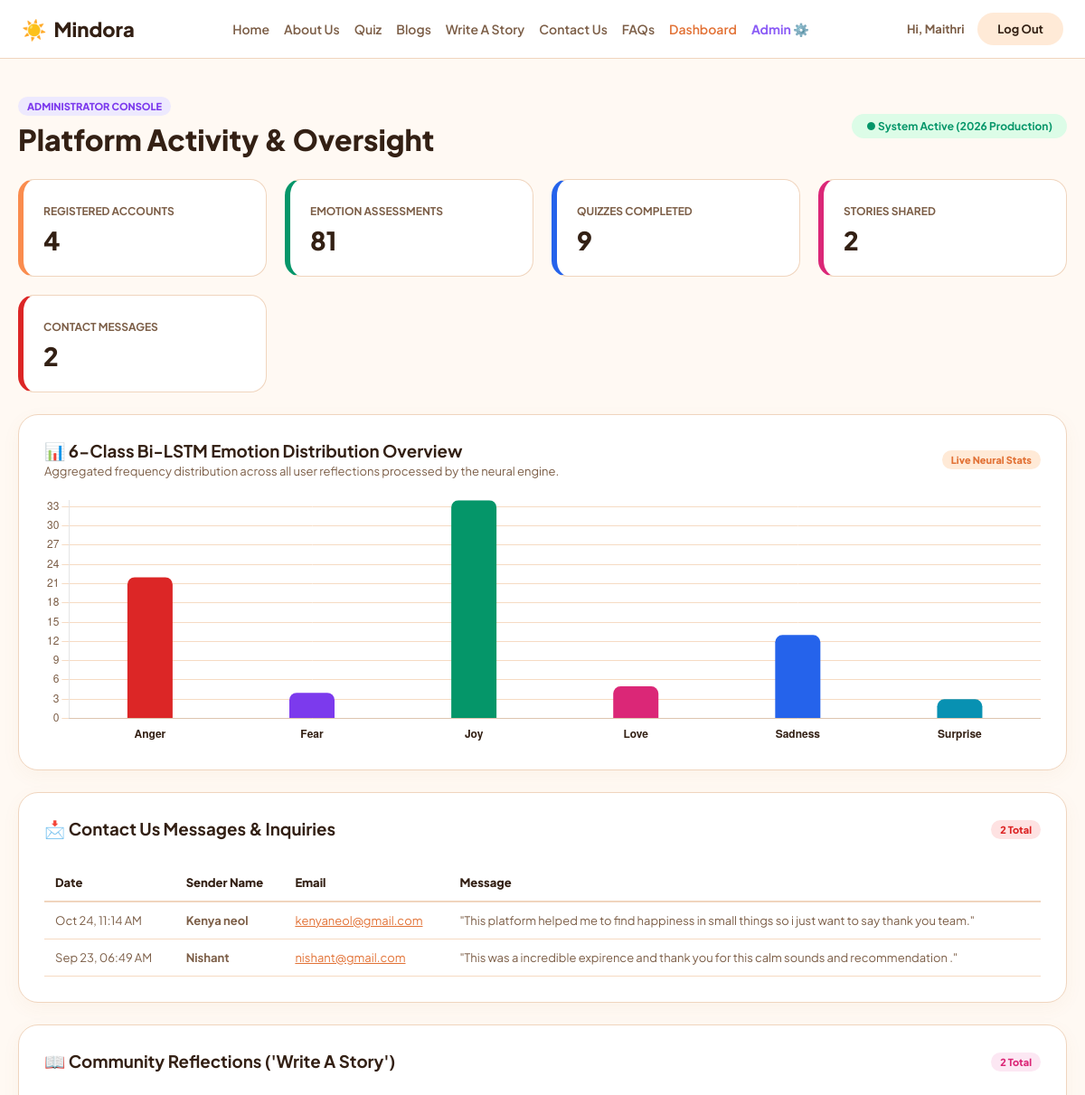
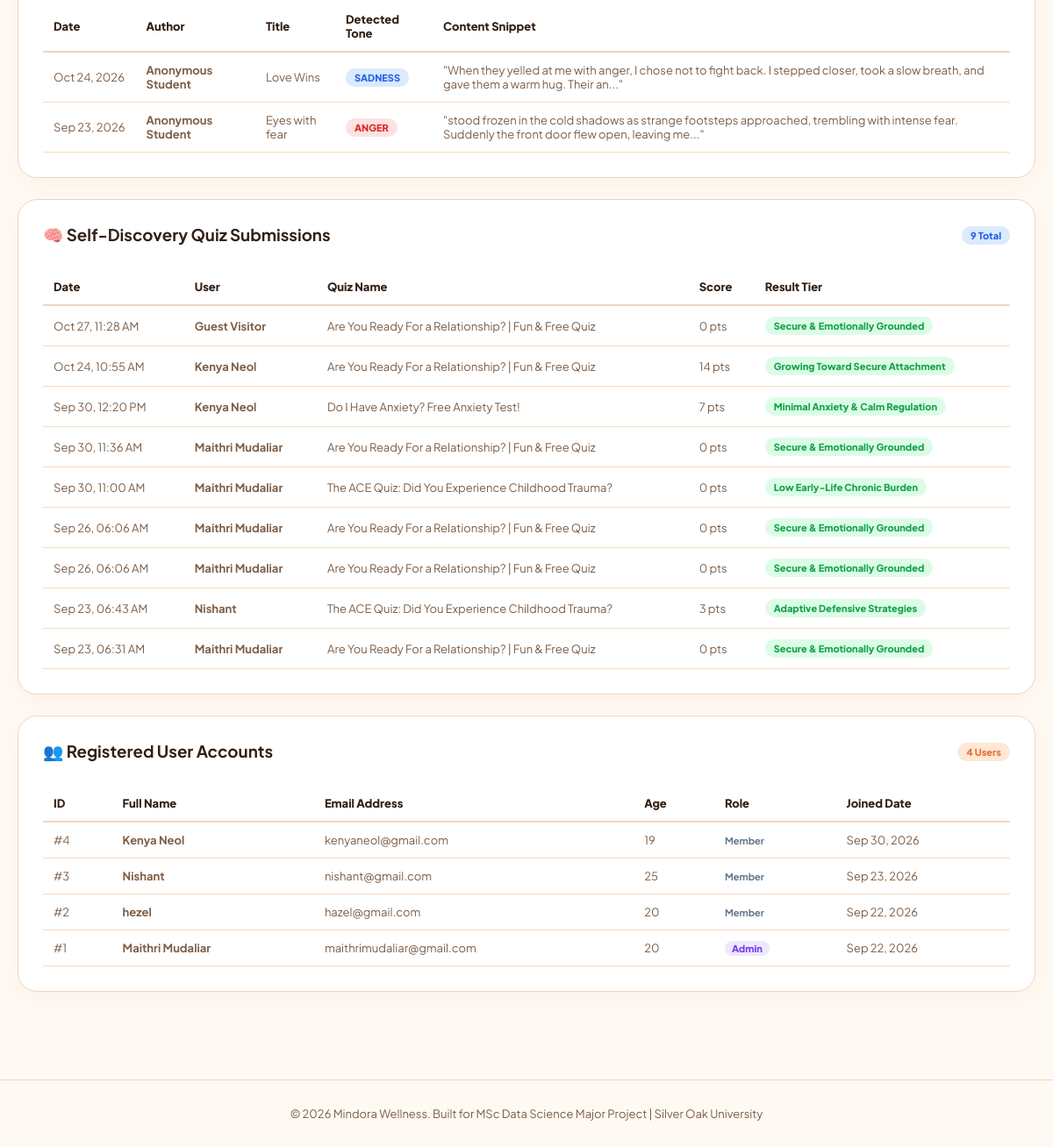
The page /admin (signed in) on the database its author committed (2 pictures, top to bottom).
### app.py (models this page shows)
class ContactMessage(db.Model):
    __tablename__ = "contact_message"
    id = db.Column(db.Integer, primary_key=True)
    name = db.Column(db.String(100), nullable=False)
    email = db.Column(db.String(120), nullable=False)
    message = db.Column(db.Text, nullable=False)
    timestamp = db.Column(db.DateTime, default=datetime.utcnow)

class Story(db.Model):
    __tablename__ = "story"
    id = db.Column(db.Integer, primary_key=True)
    author = db.Column(db.String(100), default="Anonymous Student")
    title = db.Column(db.String(150), nullable=False)
    content = db.Column(db.Text, nullable=False)
    detected_emotion = db.Column(db.String(50), default="Reflective")
    timestamp = db.Column(db.DateTime, default=datetime.utcnow)

class QuizSubmission(db.Model):
    __tablename__ = "quiz_submission"
    id = db.Column(db.Integer, primary_key=True)
    quiz_name = db.Column(db.String(150), nullable=False)
    result_title = db.Column(db.String(150), nullable=False)
    score = db.Column(db.Integer, default=0)
    user_name = db.Column(db.String(100), default="Guest User")
    timestamp = db.Column(db.DateTime, default=datetime.utcnow)

class User(db.Model):
    __tablename__ = "user"
    user_id = db.Column(db.Integer, primary_key=True)
    name = db.Column(db.String(100), nullable=False)
    email = db.Column(db.String(120), unique=True, nullable=False)
    password_hash = db.Column(db.String(200), nullable=False)
    age = db.Column(db.Integer, default=21)
    is_admin = db.Column(db.Boolean, default=False)
    created_at = db.Column(db.DateTime, default=datetime.utcnow)
    mood_logs = db.relationship("MoodLog", backref="user", lazy=True, cascade="all, delete-orphan")
    journal_entries = db.relationship("JournalEntry", backref="user", lazy=True, cascade="all, delete-orphan")
    activity_completions = db.relationship("ActivityCompletion", backref="user", lazy=True, cascade="all, delete-orphan")

### app.py (the view)
@app.route("/admin")
def admin_panel():
    if not session.get("is_admin"):
        flash("Administrator privileges required.", "danger")
        return redirect(url_for("home"))
    try:
        users = User.query.order_by(User.created_at.desc()).all()
        stories = Story.query.order_by(Story.timestamp.desc()).all()
        contact_messages = ContactMessage.query.order_by(ContactMessage.timestamp.desc()).all()
        quiz_submissions = QuizSubmission.query.order_by(QuizSubmission.timestamp.desc()).all()
        logs = MoodLog.query.order_by(MoodLog.timestamp.desc()).limit(15).all()
        total_users = len(users)
        total_logs = MoodLog.query.count()
        total_stories = len(stories)
        total_messages = len(contact_messages)
        total_quizzes = len(quiz_submissions)
        emotion_stats = {e: 0 for e in EMOTION_CLASSES}
        all_logs = MoodLog.query.all()
        for l in all_logs:
            emo = l.predicted_emotion.lower()
            if emo in emotion_stats:
                emotion_stats[emo] += 1
        return render_template(
            "admin.html",
            users=users,
            stories=stories,
            contact_messages=contact_messages,
            quiz_submissions=quiz_submissions,
            logs=logs,
            total_users=total_users,
            total_logs=total_logs,
            total_stories=total_stories,
            total_messages=total_messages,
            total_quizzes=total_quizzes,
            emotion_stats=emotion_stats
        )
    except Exception as e:
        db.session.rollback()
        print(f"! SQLAlchemy Admin Error: {e}")
        flash("Error loading admin records.", "danger")
        return redirect(url_for("home"))

### templates/admin.html (shortened to what this page needs)
{% extends "base.html" %}
{% block content %}
<div class="admin-wrapper" style="max-width: 1200px; margin: 40px auto; padding: 0 20px;">
    <div style="display: flex; justify-content: space-between; align-items: center; margin-bottom: 24px; flex-wrap: wrap; gap: 12px;">
        <div>
            <span class="badge-mini" style="background: #EDE9FE; color: #7C3AED;">ADMINISTRATOR CONSOLE</span>
            <h1 style="font-size: 32px; font-weight: 800; color: #332014; margin-top: 6px;">Platform Activity &amp; Oversight</h1>
        </div>
        <span style="font-size: 12px; font-weight: 700; color: #059669; background: #DCFCE7; padding: 6px 16px; border-radius: 50px;">
            ● System Active (2026 Production)
        </span>
    </div>
    <div class="metric-tiles">
        <div class="metric-card" style="border-left-color: #FA8C4E;">
            <span class="metric-label">Registered Accounts</span>
            <span class="metric-val">{{ total_users }}</span>
        </div>
        <div class="metric-card" style="border-left-color: #059669;">
            <span class="metric-label">Emotion Assessments</span>
            <span class="metric-val">{{ total_logs }}</span>
        </div>
        <div class="metric-card" style="border-left-color: #2563EB;">
            <span class="metric-label">Quizzes Completed</span>
            <span class="metric-val">{{ total_quizzes }}</span>
        </div>
        <div class="metric-card" style="border-left-color: #DB2777;">
            <span class="metric-label">Stories Shared</span>
            <span class="metric-val">{{ total_stories }}</span>
        </div>
        <div class="metric-card" style="border-left-color: #DC2626;">
            <span class="metric-label">Contact Messages</span>
            <span class="metric-val">{{ total_messages }}</span>
        </div>
    </div>
    <div class="admin-table-card"
         id="adminEmotionDataContainer"
         data-emotions='{{ ["Anger", "Fear", "Joy", "Love", "Sadness", "Surprise"] | tojson }}'
         data-counts='{{ [emotion_stats.get("anger", 0), emotion_stats.get("fear", 0), emotion_stats.get("joy", 0), emotion_stats.get("love", 0), emotion_stats.get("sadness", 0), emotion_stats.get("surprise", 0)] | tojson }}'>
        <div style="display: flex; justify-content: space-between; align-items: center; margin-bottom: 8px;">
            <div>
                <h3>📊 6-Class Bi-LSTM Emotion Distribution Overview</h3>
                <p style="font-size: 13px; color: var(--text-muted); margin-top: 2px;">
                    Aggregated frequency distribution across all user reflections processed by the neural engine.
                </p>
            </div>
            <span class="badge-mini" style="background: #FFEAD7; color: var(--orange-hover);">
                Live Neural Stats
            </span>
        </div>
        <div style="height: 280px; position: relative; margin-top: 14px;">
            <canvas id="adminEmotionChart"></canvas>
        </div>
    </div>
    <div class="admin-table-card">
        <div style="display: flex; justify-content: space-between; align-items: center; margin-bottom: 12px;">
            <h3>📩 Contact Us Messages &amp; Inquiries</h3>
            <span class="badge-mini" style="background: #FEE2E2; color: #DC2626;">{{ total_messages }} Total</span>
        </div>
        {% if contact_messages %}
        <div style="overflow-x: auto;">
            <table class="history-table">
                <thead>
                    <tr>
                        <th>Date</th>
                        <th>Sender Name</th>
                        <th>Email</th>
                        <th>Message</th>
                    </tr>
                </thead>
                <tbody>
                    {% for m in contact_messages %}
                    <tr>
                        <td style="white-space: nowrap;">{{ m.timestamp.strftime('%b %d, %I:%M %p') }}</td>
                        <td><strong>{{ m.name }}</strong></td>
                        <td><a href="mailto:{{ m.email }}" style="color: var(--orange-hover);">{{ m.email }}</a></td>
                        <td>"{{ m.message }}"</td>
                    </tr>
                    {% endfor %}
                </tbody>
            </table>
        </div>
        {% else %}
        <p style="font-size: 13px; color: var(--text-muted); margin-top: 10px;">No messages received yet.</p>
        {% endif %}
    </div>
    <div class="admin-table-card">
        <div style="display: flex; justify-content: space-between; align-items: center; margin-bottom: 12px;">
            <h3>📖 Community Reflections ('Write A Story')</h3>
            <span class="badge-mini" style="background: #FCE7F3; color: #DB2777;">{{ total_stories }} Total</span>
        </div>
        {% if stories %}
        <div style="overflow-x: auto;">
            <table class="history-table">
                <thead>
                    <tr>
                        <th>Date</th>
                        <th>Author</th>
                        <th>Title</th>
                        <th>Detected Tone</th>
                        <th>Content Snippet</th>
                    </tr>
                </thead>
                <tbody>
                    {% for s in stories %}
                    <tr>
                        <td style="white-space: nowrap;">{{ s.timestamp.strftime('%b %d, %Y') }}</td>
                        <td><strong>{{ s.author }}</strong></td>
                        <td>{{ s.title }}</td>
                        <td><span class="emotion-tag mood-{{ s.detected_emotion.lower() }}">{{ s.detected_emotion.upper() }}</span></td>
                        <td>"{{ s.content[:140] }}..."</td>
                    </tr>
                    {% endfor %}
                </tbody>
            </table>
        </div>
        {% else %}
        <p style="font-size: 13px; color: var(--text-muted); margin-top: 10px;">No stories published yet.</p>
        {% endif %}
    </div>
    <div class="admin-table-card">
        <div style="display: flex; justify-content: space-between; align-items: center; margin-bottom: 12px;">
            <h3>🧠 Self-Discovery Quiz Submissions</h3>
            <span class="badge-mini" style="background: #DBEAFE; color: #2563EB;">{{ total_quizzes }} Total</span>
        </div>
        {% if quiz_submissions %}
        <div style="overflow-x: auto;">
            <table class="history-table">
                <thead>
                    <tr>
                        <th>Date</th>
                        <th>User</th>
                        <th>Quiz Name</th>
                        <th>Score</th>
                        <th>Result Tier</th>
                    </tr>
                </thead>
                <tbody>
                    {% for q in quiz_submissions %}
                    <tr>
                        <td style="white-space: nowrap;">{{ q.timestamp.strftime('%b %d, %I:%M %p') }}</td>
                        <td><strong>{{ q.user_name }}</strong></td>
                        <td>{{ q.quiz_name }}</td>
                        <td>{{ q.score }} pts</td>
                        <td><span class="badge-mini" style="background: #DCFCE7; color: #16A34A;">{{ q.result_title }}</span></td>
                    </tr>
                    {% endfor %}
                </tbody>
            </table>
        </div>
        {% else %}
        <p style="font-size: 13px; color: var(--text-muted); margin-top: 10px;">No quiz submissions recorded yet.</p>
        {% endif %}
    </div>
    <div class="admin-table-card">
        <div style="display: flex; justify-content: space-between; align-items: center; margin-bottom: 12px;">
            <h3>👥 Registered User Accounts</h3>
            <span class="badge-mini" style="background: #FFE8D6; color: var(--orange-hover);">{{ total_users }} Users</span>
        </div>
        <div style="overflow-x: auto;">
            <table class="history-table">
                <thead>
                    <tr>
                        <th>ID</th>
                        <th>Full Name</th>
                        <th>Email Address</th>
                        <th>Age</th>
                        <th>Role</th>
                        <th>Joined Date</th>
                    </tr>
                </thead>
                <tbody>
                    {% for u in users %}
                    <tr>
                        <td>#{{ u.user_id }}</td>
                        <td><strong>{{ u.name }}</strong></td>
                        <td>{{ u.email }}</td>
                        <td>{{ u.age }}</td>
                        <td>
                            {% if u.is_admin %}
                                <span style="font-size: 11px; font-weight: 800; color: #7C3AED; background: #EDE9FE; padding: 2px 8px; border-radius: 50px;">Admin</span>
                            {% else %}
                                <span style="font-size: 11px; font-weight: 700; color: #64748B;">Member</span>
                            {% endif %}
                        </td>
                        <td>{{ u.created_at.strftime('%b %d, %Y') }}</td>
                    </tr>
                    {% endfor %}
                </tbody>
            </table>
        </div>
    </div>
</div>
<script>
document.addEventListener("DOMContentLoaded", function() {
    var ctx = document.getElementById("adminEmotionChart");
    var container = document.getElementById("adminEmotionDataContainer");
    if (ctx && container) {
        var labels = ["Anger", "Fear", "Joy", "Love", "Sadness", "Surprise"];
        var counts = [0, 0, 0, 0, 0, 0];
        try {
            labels = JSON.parse(container.getAttribute("data-emotions"));
            counts = JSON.parse(container.getAttribute("data-counts"));
        } catch (err) {
            console.warn("Using fallback admin chart dataset:", err);
        }
        // Color coding matching your individual emotion themes
        var emotionColors = [
            "#DC2626", // Anger (Red)
            "#7C3AED", // Fear (Purple)
            "#059669", // Joy (Emerald)
            "#DB2777", // Love (Pink)
            "#2563EB", // Sadness (Blue)
            "#0891B2"  // Surprise (Teal/Cyan)
        ];
        new Chart(ctx, {
            type: "bar",
            data: {
                labels: labels,
                datasets: [{
                    label: "Occurrences",
                    data: counts,
                    backgroundColor: emotionColors,
                    borderRadius: 8,
                    maxBarThickness: 50
                }]
            },
            options: {
                responsive: true,
                maintainAspectRatio: false,
                plugins: {
                    legend: { display: false }
                },
                scales: {
                    y: {
                        beginAtZero: true,
                        ticks: { stepSize: 1, color: "#7C5E47" },
                        grid: { color: "#F6DBC3" }
                    },
                    x: {
                        ticks: { color: "#332014", font: { weight: "bold" } },
                        grid: { display: false }
                    }
                }
            }
        });
    }
});
</script>
{% endblock %}

### rows shown on the page
ContactMessage: timestamp "Oct 24, 11:14 AM", name "Kenya neol", email "kenyaneol@gmail.com", message "This platform helped me to find happiness in small things so i just want to say thank you team."
ContactMessage: timestamp "Sep 23, 06:49 AM", name "Nishant", email "nishant@gmail.com", message "This was a incredible expirence and thank you for this calm sounds and recommendation ."
Story: timestamp "Oct 24, 2026", author "Anonymous Student", title "Love Wins", detected_emotion "SADNESS", content "When they yelled at me with anger, I chose not to fight back. I stepped closer, took a slow breath, and gave them a warm hug. Their an"
Story: timestamp "Sep 23, 2026", author "Anonymous Student", title "Eyes with fear", detected_emotion "ANGER", content "stood frozen in the cold shadows as strange footsteps approached, trembling with intense fear. Suddenly the front door flew open, leaving me"
QuizSubmission: timestamp "Oct 27, 11:28 AM", user_name "Guest Visitor", quiz_name "Are You Ready For a Relationship? | Fun & Free Quiz", score "0", result_title "Secure & Emotionally Grounded"
QuizSubmission: timestamp "Oct 24, 10:55 AM", user_name "Kenya Neol", quiz_name "Are You Ready For a Relationship? | Fun & Free Quiz", score "14", result_title "Growing Toward Secure Attachment"
QuizSubmission: timestamp "Sep 30, 12:20 PM", user_name "Kenya Neol", quiz_name "Do I Have Anxiety? Free Anxiety Test!", score "7", result_title "Minimal Anxiety & Calm Regulation"
QuizSubmission: timestamp "Sep 30, 11:36 AM", user_name "Maithri Mudaliar", quiz_name "Are You Ready For a Relationship? | Fun & Free Quiz", score "0", result_title "Secure & Emotionally Grounded"
QuizSubmission: timestamp "Sep 30, 11:00 AM", user_name "Maithri Mudaliar", quiz_name "The ACE Quiz: Did You Experience Childhood Trauma?", score "0", result_title "Low Early-Life Chronic Burden"
QuizSubmission: timestamp "Sep 26, 06:06 AM", user_name "Maithri Mudaliar", quiz_name "Are You Ready For a Relationship? | Fun & Free Quiz", score "0", result_title "Secure & Emotionally Grounded"
QuizSubmission: timestamp "Sep 26, 06:06 AM", user_name "Maithri Mudaliar", quiz_name "Are You Ready For a Relationship? | Fun & Free Quiz", score "0", result_title "Secure & Emotionally Grounded"
QuizSubmission: timestamp "Sep 23, 06:43 AM", user_name "Nishant", quiz_name "The ACE Quiz: Did You Experience Childhood Trauma?", score "3", result_title "Adaptive Defensive Strategies"
QuizSubmission: timestamp "Sep 23, 06:31 AM", user_name "Maithri Mudaliar", quiz_name "Are You Ready For a Relationship? | Fun & Free Quiz", score "0", result_title "Secure & Emotionally Grounded"
User: user_id "4", name "Kenya Neol", email "kenyaneol@gmail.com", age "19", is_admin "Member", created_at "Sep 30, 2026"
User: user_id "3", name "Nishant", email "nishant@gmail.com", age "25", is_admin "Member", created_at "Sep 23, 2026"
User: user_id "2", name "hezel", email "hazel@gmail.com", age "20", is_admin "Member", created_at "Sep 22, 2026"
User: user_id "1", name "Maithri Mudaliar", email "maithrimudaliar@gmail.com", age "20", is_admin "Admin", created_at "Sep 22, 2026"

### other values the page prints
{{ session.get('user_name', 'User').split()[0] }} "Maithri"
{{ total_users }} "4"
{{ total_logs }} "81"
{{ total_quizzes }} "9"
{{ total_stories }} "2"
{{ total_messages }} "2"
